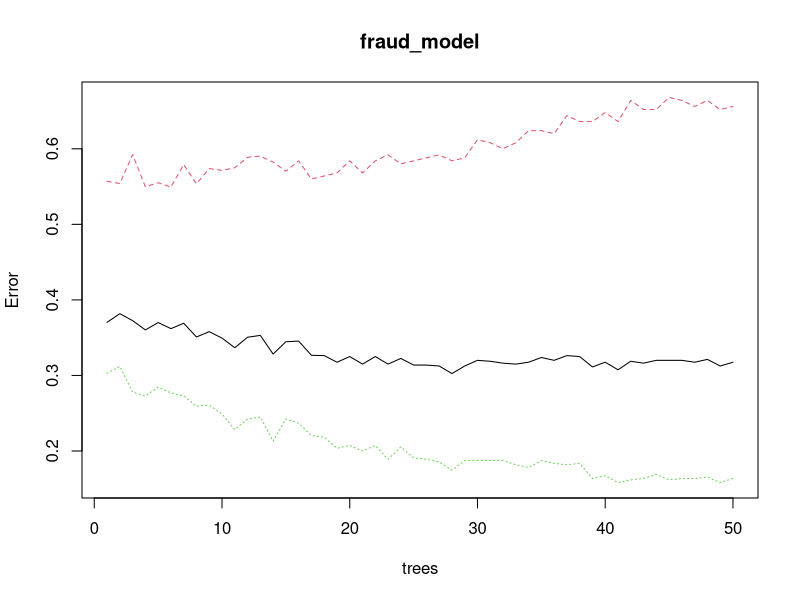

Generate this figure with R:
#Chapter - 7 Fraud Detection

data("GermanCredit",package="caret")

#subset data by selecting only few columns
FraudData<-GermanCredit[,1:10]
str(FraudData)
head(FraudData)

(len = dim(FraudData)[1])

train = sample(1:len , 0.8*len)

TrainData = FraudData[train,]
TestData = FraudData[-train,]

library(randomForest)
fraud_model = randomForest( Class ~ . , data=TrainData, ntree=50, proximity=TRUE)
print(fraud_model)

#Plot errors for trees
plot(fraud_model)
#importance of each variable
importance(fraud_model)

TestPred = predict(fraud_model, newdata=TestData)

table(TestPred, TestData$Class)
